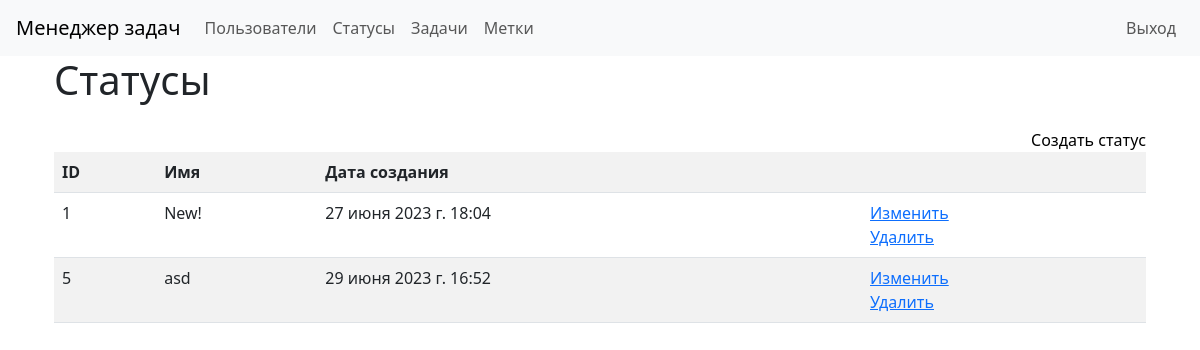
The app's page /statuses/ (signed in) with its own data.
### task_manager/statuses/models.py (models this page shows)
class StatusModel(models.Model):
    name = models.CharField(
        max_length=100, unique=True,
        error_messages={'unique': "Это имя уже существует."})
    timestamp = models.DateTimeField(auto_now_add=True)
    def __str__(self):
        return self.name

### task_manager/statuses/views.py (the view)
# urls.py: path('', views.StatusesView.as_view(),
class StatusesView(AppLoginMixin, ListView):
    template_name = 'statuses/index.html'
    model = StatusModel

### task_manager/statuses/templates/statuses/index.html
{% extends "base.html" %}
{% load i18n %}
{% block main %}
<div class="container wrapper flex-grow-1">
    <h1 class="mb-4">{% trans "Statuses" %}</h1>
    <a class="d-flex justify-content-end text-black text-decoration-none" href="{% url 'create_status' %}">{% trans "Create status" %}</a>
    <table class="table table-striped">
        <tr>
            <th>ID</th>
            <th>{% trans "Name" %}</th>
            <th>{% trans "Create at" %}</th>
            <th></th>
        </tr>
        {% for status in object_list %}
        <tr>
            <td>{{ status.id }}</td>
            <td>{{ status }}</td>
            <td>{{ status.timestamp }}</td>
            <td><a href="{% url 'update_status' pk=status.id %}">{% trans 'Update' %}</a><br>
                <a href="{% url 'delete_status' pk=status.id %}">{% trans "Delete" %}</a></td>
        </tr>
        {% endfor %}
    </table>
</div>
{% endblock %}

### records on screen
StatusModel: id "1", name "New!", timestamp "27 июня 2023 г. 18:04"
StatusModel: id "5", name "asd", timestamp "29 июня 2023 г. 16:52"
